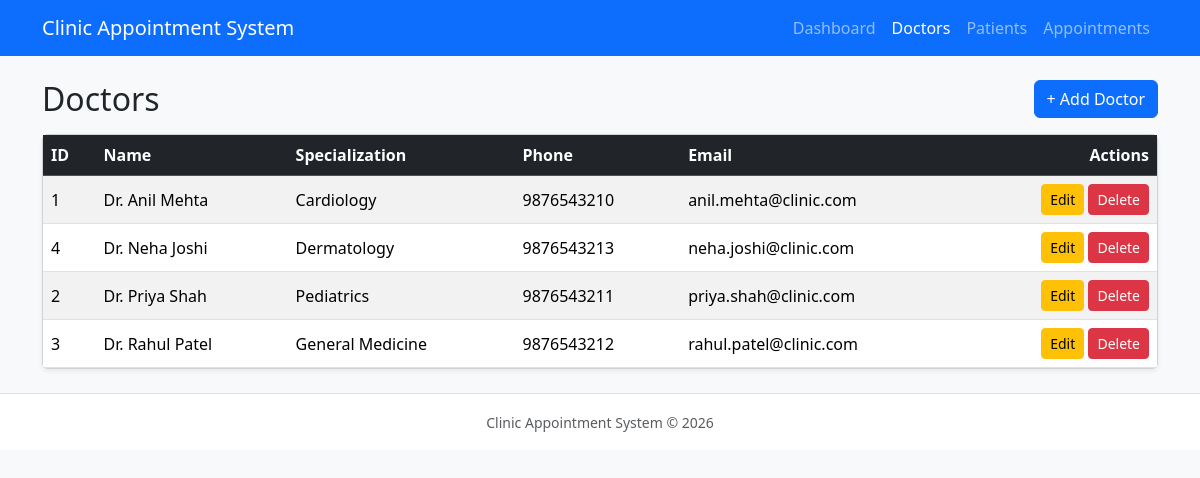
Page /doctors/index.php on the committed database.
### tables this page shows
CREATE TABLE doctors (
    doctor_id      INT AUTO_INCREMENT PRIMARY KEY,
    doctor_name    VARCHAR(100) NOT NULL,
    specialization VARCHAR(100) NOT NULL,
    phone          VARCHAR(20)  NOT NULL,
    email          VARCHAR(100) NOT NULL
);

### doctors/index.php (the view, shortened to what this page needs)
<?php
require_once "../config/db.php";
$result = $conn->query("SELECT doctor_id, doctor_name, specialization, phone, email FROM doctors ORDER BY doctor_name");
require_once "../includes/header.php";
?>
<div class="d-flex justify-content-between align-items-center mb-3">
    <h2 class="mb-0">Doctors</h2>
    <a href="add.php" class="btn btn-primary">+ Add Doctor</a>
</div>
<div class="card shadow-sm">
    <div class="table-responsive">
        <table class="table table-striped table-hover mb-0 align-middle">
            <thead class="table-dark">
                <tr>
                    <th>ID</th>
                    <th>Name</th>
                    <th>Specialization</th>
                    <th>Phone</th>
                    <th>Email</th>
                    <th class="text-end">Actions</th>
                </tr>
            </thead>
            <tbody>
                <?php if ($result->num_rows > 0) { ?>
                    <?php while ($row = $result->fetch_assoc()) { ?>
                        <tr>
                            <td><?php echo $row['doctor_id']; ?></td>
                            <td><?php echo htmlspecialchars($row['doctor_name']); ?></td>
                            <td><?php echo htmlspecialchars($row['specialization']); ?></td>
                            <td><?php echo htmlspecialchars($row['phone']); ?></td>
                            <td><?php echo htmlspecialchars($row['email']); ?></td>
                            <td class="text-end">
                                <a href="edit.php?id=<?php echo $row['doctor_id']; ?>" class="btn btn-sm btn-warning">Edit</a>
                                <a href="delete.php?id=<?php echo $row['doctor_id']; ?>"
                                   class="btn btn-sm btn-danger confirm-delete"
                                   data-message="Delete <?php echo htmlspecialchars($row['doctor_name'], ENT_QUOTES); ?>? This cannot be undone.">Delete</a>
                            </td>
                        </tr>
                    <?php } ?>
                <?php } else { ?>
                    <tr>
                        <td colspan="6" class="text-center text-muted py-4">No doctors found. Click "Add Doctor" to create one.</td>
                    </tr>
                <?php } ?>
            </tbody>
        </table>
    </div>
</div>
<?php require_once "../includes/footer.php"; ?>

### rows in the picture
doctors: doctor_id "1", doctor_name "Dr. Anil Mehta", specialization "Cardiology", phone "9876543210", email "anil.mehta@clinic.com"
doctors: doctor_id "4", doctor_name "Dr. Neha Joshi", specialization "Dermatology", phone "9876543213", email "neha.joshi@clinic.com"
doctors: doctor_id "2", doctor_name "Dr. Priya Shah", specialization "Pediatrics", phone "9876543211", email "priya.shah@clinic.com"
doctors: doctor_id "3", doctor_name "Dr. Rahul Patel", specialization "General Medicine", phone "9876543212", email "rahul.patel@clinic.com"
